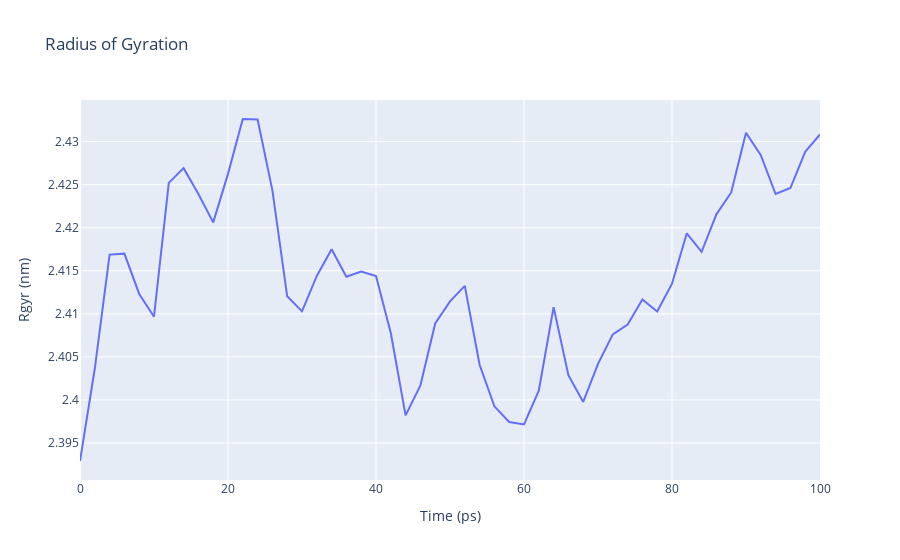

The code cell stored with this chart in its notebook:
### Code cell
import plotly
import plotly.graph_objs as go

# Read Rgyr data from file 
with open(output_rgyr,'r') as rgyr_file:
    x,y = map(
        list,
        zip(*[
            (float(line.split()[0]),float(line.split()[1]))
            for line in rgyr_file 
            if not line.startswith(("#","@")) 
        ])
    )

plotly.offline.init_notebook_mode(connected=True)

fig = {
    "data": [go.Scatter(x=x, y=y)],
    "layout": go.Layout(title="Radius of Gyration",
                        xaxis=dict(title = "Time (ps)"),
                        yaxis=dict(title = "Rgyr (nm)")
                       )
}

plotly.offline.iplot(fig)

### Figure 1 — Plotly figure (JSON) as saved in the notebook; plotly's stock layout.template omitted (floating-point values rounded to 4 significant figures)
{"data": [{"type": "scatter", "x": [0, 2, 4, 6, 8, 10, 12, 14, 16, 18, 20, 22, 24, 26, 28, 30, 32, 34, 36, 38, 40, 42, 44, 46, 48, 50, 52, 54, 56, 58, 60, 62, 64, 66, 68, 70, 72, 74, 76, 78, 80, 82, 84, 86, 88, 90, 92, 94, 96, 98, 100], "y": [2.393, 2.404, 2.417, 2.417, 2.412, 2.41, 2.425, 2.427, 2.424, 2.421, 2.426, 2.433, 2.433, 2.424, 2.412, 2.41, 2.414, 2.418, 2.414, 2.415, 2.414, 2.408, 2.398, 2.402, 2.409, 2.411, 2.413, 2.404, 2.399, 2.397, 2.397, 2.401, 2.411, 2.403, 2.4, 2.404, 2.408, 2.409, 2.412, 2.41, 2.413, 2.419, 2.417, 2.422, 2.424, 2.431, 2.428, 2.424, 2.425, 2.429, 2.431]}], "layout": {"autosize": true, "title": {"text": "Radius of Gyration"}, "xaxis": {"autorange": true, "range": [0, 100], "title": {"text": "Time (ps)"}, "type": "linear"}, "yaxis": {"autorange": true, "range": [2.391, 2.435], "title": {"text": "Rgyr (nm)"}, "type": "linear"}}}
